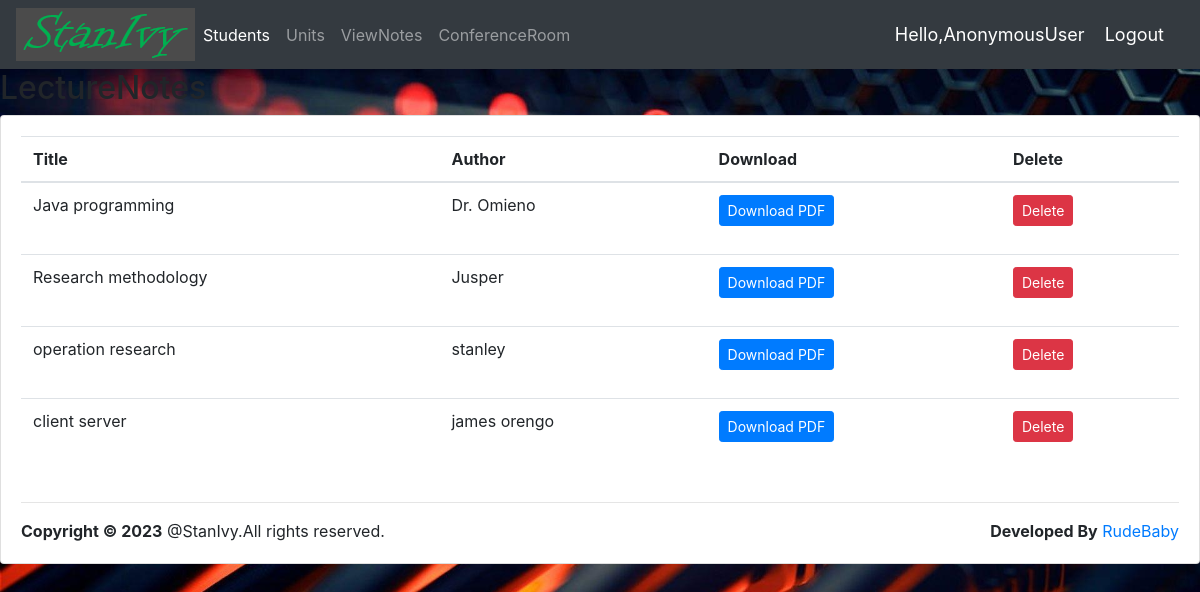
The page /book_list/ on the database its author committed.
### events/models.py (models this page shows, shortened)
class Book(models.Model):
    title = models.CharField(max_length=100)
    author = models.CharField(max_length=100)
    pdf = models.FileField(upload_to='books/pdfs/')
    cover = models.ImageField(upload_to='books/covers/', null=True, blank=True)

### events/views.py (the view)
# urls.py: path('book_list/', views.book_list, name="book_list"),
def book_list(request):
    books = Book.objects.all()
    return render(request, 'events/book_list.html', {
        'books': books
    })

### events/templates/events/book_list.html (shortened to what this page needs)
{% extends 'events/main.html' %}
{% block content %}
  {% block content_header %}
    <h2>LectureNotes</h2>
  {% endblock %}
  <div class="card card-body">
            <table class="table">
    <thead>
      <tr>
        <th>Title</th>
        <th>Author</th>
        <th>Download</th>
        <th>Delete</th>
      </tr>
    </thead>
    <tbody>
      {% for book in books %}
        <tr>
          <td>{{ book.title }}</td>
          <td>{{ book.author }}</td>
          <td>
            <a href=" " class="btn btn-primary btn-sm" target="_blank">
              Download PDF
            </a>
          </td>
          <td>
            <form method="post" action="{% url 'delete_book' book.pk %}">
              <button type="submit" class="btn btn-danger btn-sm">Delete</button>
            </form>
          </td>
        </tr>
      {% endfor %}
    </tbody>
  </table>
{% endblock %}

### static/css/main.css (style rules this page uses)
body { background-color:#ebeff5; }
body { background-image:url(admin.jpg); background-size:100%; }

### rows shown on the page
Book: title "Java programming", author "Dr. Omieno"
Book: title "Research methodology", author "Jusper"
Book: title "operation research", author "stanley"
Book: title "client server", author "james orengo"

### other values the page prints
{{ request.user }} "AnonymousUser"
